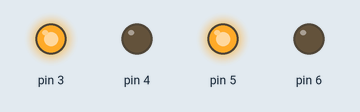
A sketch run on a simulated Arduino Uno, built with avr-gcc and run on an emulated ATmega328P. On the bench: output pins drawn as LEDs (lit = HIGH).

Above: at 0.1 s.
Timing chart, 0 to 1.6 s (numbered marks = the images above):
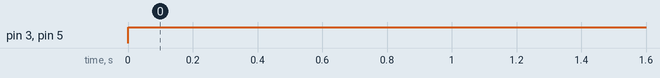

The sketch:

DriveForward.ino
```cpp
void setup() {
  pinMode(3, OUTPUT);
  pinMode(4, OUTPUT);
  pinMode(5, OUTPUT);
  pinMode(6, OUTPUT);
}

void loop() {
  digitalWrite(3, HIGH);
  digitalWrite(4, LOW);
  digitalWrite(5, HIGH);
  digitalWrite(6, LOW);
  delay(2000);
}
```

Measured:
- by itself, pin 3, pin 5: LOW → HIGH at 0.00 s
